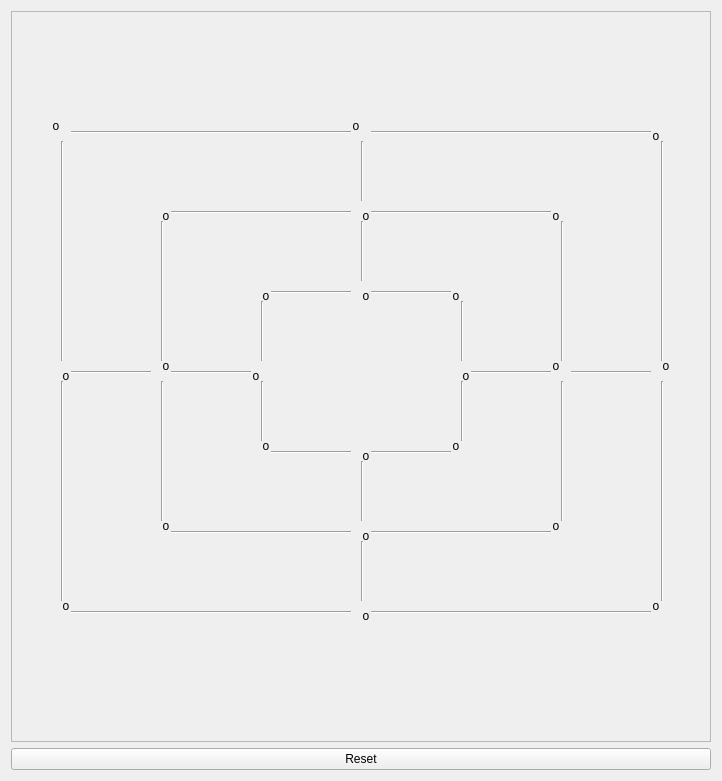
  <widget class="QWidget" name="layoutWidget">
   <property name="geometry">
    <rect>
     <x>261</x>
     <y>21</y>
     <width>702</width>
     <height>781</height>
    </rect>
   </property>
   <layout class="QVBoxLayout" name="verticalLayout">
    <item>
     <widget class="QFrame" name="Spielfeld_OF">
      <property name="minimumSize">
       <size>
        <width>700</width>
        <height>600</height>
       </size>
      </property>
      <property name="maximumSize">
       <size>
        <width>800</width>
        <height>800</height>
       </size>
      </property>
      <property name="frameShape">
       <enum>QFrame::StyledPanel</enum>
      </property>
      <property name="frameShadow">
       <enum>QFrame::Raised</enum>
      </property>
      <widget class="Line" name="line">
       <property name="geometry">
        <rect>
         <x>160</x>
         <y>360</y>
         <width>80</width>
         <height>3</height>
        </rect>
       </property>
       <property name="orientation">
        <enum>Qt::Horizontal</enum>
       </property>
      </widget>
      <widget class="Line" name="line_2">
       <property name="geometry">
        <rect>
         <x>460</x>
         <y>360</y>
         <width>80</width>
         <height>3</height>
        </rect>
       </property>
       <property name="orientation">
        <enum>Qt::Horizontal</enum>
       </property>
      </widget>
      <widget class="Line" name="line_3">
       <property name="geometry">
        <rect>
         <x>360</x>
         <y>280</y>
         <width>80</width>
         <height>3</height>
        </rect>
       </property>
       <property name="orientation">
        <enum>Qt::Horizontal</enum>
       </property>
      </widget>
      <widget class="Line" name="line_5">
       <property name="geometry">
        <rect>
         <x>260</x>
         <y>280</y>
         <width>80</width>
         <height>3</height>
        </rect>
       </property>
       <property name="orientation">
        <enum>Qt::Horizontal</enum>
       </property>
      </widget>
      <widget class="Line" name="line_4">
       <property name="geometry">
        <rect>
         <x>250</x>
         <y>290</y>
         <width>3</width>
         <height>60</height>
        </rect>
       </property>
       <property name="orientation">
        <enum>Qt::Vertical</enum>
       </property>
      </widget>
      <widget class="Line" name="line_6">
       <property name="geometry">
        <rect>
         <x>450</x>
         <y>290</y>
         <width>3</width>
         <height>60</height>
        </rect>
       </property>
       <property name="orientation">
        <enum>Qt::Vertical</enum>
       </property>
      </widget>
      <widget class="Line" name="line_7">
       <property name="geometry">
        <rect>
         <x>250</x>
         <y>370</y>
         <width>3</width>
         <height>60</height>
        </rect>
       </property>
       <property name="orientation">
        <enum>Qt::Vertical</enum>
       </property>
      </widget>
      <widget class="Line" name="line_8">
       <property name="geometry">
        <rect>
         <x>450</x>
         <y>370</y>
         <width>3</width>
         <height>60</height>
        </rect>
       </property>
       <property name="orientation">
        <enum>Qt::Vertical</enum>
       </property>
      </widget>
      <widget class="Line" name="line_9">
       <property name="geometry">
        <rect>
         <x>260</x>
         <y>440</y>
         <width>80</width>
         <height>3</height>
        </rect>
       </property>
       <property name="orientation">
        <enum>Qt::Horizontal</enum>
       </property>
      </widget>
      <widget class="Line" name="line_10">
       <property name="geometry">
        <rect>
         <x>360</x>
         <y>440</y>
         <width>80</width>
         <height>3</height>
        </rect>
       </property>
       <property name="orientation">
        <enum>Qt::Horizontal</enum>
       </property>
      </widget>
      <widget class="Line" name="line_11">
       <property name="geometry">
        <rect>
         <x>350</x>
         <y>450</y>
         <width>3</width>
         <height>60</height>
        </rect>
       </property>
       <property name="orientation">
        <enum>Qt::Vertical</enum>
       </property>
      </widget>
      <widget class="Line" name="line_12">
       <property name="geometry">
        <rect>
         <x>350</x>
         <y>210</y>
         <width>3</width>
         <height>60</height>
        </rect>
       </property>
       <property name="orientation">
        <enum>Qt::Vertical</enum>
       </property>
      </widget>
      <widget class="Line" name="line_13">
       <property name="geometry">
        <rect>
         <x>350</x>
         <y>130</y>
         <width>3</width>
         <height>60</height>
        </rect>
       </property>
       <property name="orientation">
        <enum>Qt::Vertical</enum>
       </property>
      </widget>
      <widget class="Line" name="line_14">
       <property name="geometry">
        <rect>
         <x>350</x>
         <y>530</y>
         <width>3</width>
         <height>60</height>
        </rect>
       </property>
       <property name="orientation">
        <enum>Qt::Vertical</enum>
       </property>
      </widget>
      <widget class="Line" name="line_15">
       <property name="geometry">
        <rect>
         <x>360</x>
         <y>200</y>
         <width>180</width>
         <height>3</height>
        </rect>
       </property>
       <property name="orientation">
        <enum>Qt::Horizontal</enum>
       </property>
      </widget>
      <widget class="Line" name="line_16">
       <property name="geometry">
        <rect>
         <x>160</x>
         <y>200</y>
         <width>180</width>
         <height>3</height>
        </rect>
       </property>
       <property name="orientation">
        <enum>Qt::Horizontal</enum>
       </property>
      </widget>
      <widget class="Line" name="line_17">
       <property name="geometry">
        <rect>
         <x>360</x>
         <y>120</y>
         <width>280</width>
         <height>3</height>
        </rect>
       </property>
       <property name="orientation">
        <enum>Qt::Horizontal</enum>
       </property>
      </widget>
      <widget class="Line" name="line_18">
       <property name="geometry">
        <rect>
         <x>60</x>
         <y>120</y>
         <width>280</width>
         <height>3</height>
        </rect>
       </property>
       <property name="orientation">
        <enum>Qt::Horizontal</enum>
       </property>
      </widget>
      <widget class="Line" name="line_19">
       <property name="geometry">
        <rect>
         <x>560</x>
         <y>360</y>
         <width>80</width>
         <height>3</height>
        </rect>
       </property>
       <property name="orientation">
        <enum>Qt::Horizontal</enum>
       </property>
      </widget>
      <widget class="Line" name="line_20">
       <property name="geometry">
        <rect>
         <x>60</x>
         <y>360</y>
         <width>80</width>
         <height>3</height>
        </rect>
       </property>
       <property name="orientation">
        <enum>Qt::Horizontal</enum>
       </property>
      </widget>
      <widget class="Line" name="line_21">
       <property name="geometry">
        <rect>
         <x>160</x>
         <y>520</y>
         <width>180</width>
         <height>3</height>
        </rect>
       </property>
       <property name="orientation">
        <enum>Qt::Horizontal</enum>
       </property>
      </widget>
      <widget class="Line" name="line_22">
       <property name="geometry">
        <rect>
         <x>360</x>
         <y>520</y>
         <width>180</width>
         <height>3</height>
        </rect>
       </property>
       <property name="orientation">
        <enum>Qt::Horizontal</enum>
       </property>
      </widget>
      <widget class="Line" name="line_23">
       <property name="geometry">
        <rect>
         <x>360</x>
         <y>600</y>
         <width>280</width>
         <height>3</height>
        </rect>
       </property>
       <property name="orientation">
        <enum>Qt::Horizontal</enum>
       </property>
      </widget>
      <widget class="Line" name="line_24">
       <property name="geometry">
        <rect>
         <x>60</x>
         <y>600</y>
         <width>280</width>
         <height>3</height>
        </rect>
       </property>
       <property name="orientation">
        <enum>Qt::Horizontal</enum>
       </property>
      </widget>
      <widget class="Line" name="line_25">
       <property name="geometry">
        <rect>
         <x>650</x>
         <y>130</y>
         <width>3</width>
         <height>220</height>
        </rect>
       </property>
       <property name="orientation">
        <enum>Qt::Vertical</enum>
       </property>
      </widget>
      <widget class="Line" name="line_26">
       <property name="geometry">
        <rect>
         <x>650</x>
         <y>370</y>
         <width>3</width>
         <height>220</height>
        </rect>
       </property>
       <property name="orientation">
        <enum>Qt::Vertical</enum>
       </property>
      </widget>
      <widget class="Line" name="line_27">
       <property name="geometry">
        <rect>
         <x>150</x>
         <y>370</y>
         <width>3</width>
         <height>140</height>
        </rect>
       </property>
       <property name="orientation">
        <enum>Qt::Vertical</enum>
       </property>
      </widget>
      <widget class="Line" name="line_28">
       <property name="geometry">
        <rect>
         <x>550</x>
         <y>370</y>
         <width>3</width>
         <height>140</height>
        </rect>
       </property>
       <property name="orientation">
        <enum>Qt::Vertical</enum>
       </property>
      </widget>
      <widget class="Line" name="line_29">
       <property name="geometry">
        <rect>
         <x>550</x>
         <y>210</y>
         <width>3</width>
         <height>140</height>
        </rect>
       </property>
       <property name="orientation">
        <enum>Qt::Vertical</enum>
       </property>
      </widget>
      <widget class="Line" name="line_30">
       <property name="geometry">
        <rect>
         <x>150</x>
         <y>210</y>
         <width>3</width>
         <height>140</height>
        </rect>
       </property>
       <property name="orientation">
        <enum>Qt::Vertical</enum>
       </property>
      </widget>
      <widget class="Line" name="line_31">
       <property name="geometry">
        <rect>
         <x>50</x>
         <y>370</y>
         <width>3</width>
         <height>220</height>
        </rect>
       </property>
       <property name="orientation">
        <enum>Qt::Vertical</enum>
       </property>
      </widget>
      <widget class="Line" name="line_32">
       <property name="geometry">
        <rect>
         <x>50</x>
         <y>130</y>
         <width>3</width>
         <height>220</height>
        </rect>
       </property>
       <property name="orientation">
        <enum>Qt::Vertical</enum>
       </property>
      </widget>
      <widget class="playing_field_label" name="label_312">
       <property name="geometry">
        <rect>
         <x>320</x>
         <y>250</y>
         <width>70</width>
         <height>70</height>
        </rect>
       </property>
       <property name="maximumSize">
        <size>
         <width>70</width>
         <height>70</height>
        </size>
       </property>
       <property name="acceptDrops">
        <bool>true</bool>
       </property>
       <property name="text">
        <string>o</string>
       </property>
       <property name="alignment">
        <set>Qt::AlignCenter</set>
       </property>
      </widget>
      <widget class="playing_field_label" name="label_323">
       <property name="geometry">
        <rect>
         <x>420</x>
         <y>330</y>
         <width>70</width>
         <height>70</height>
        </rect>
       </property>
       <property name="maximumSize">
        <size>
         <width>70</width>
         <height>70</height>
        </size>
       </property>
       <property name="acceptDrops">
        <bool>true</bool>
       </property>
       <property name="text">
        <string>o</string>
       </property>
       <property name="alignment">
        <set>Qt::AlignCenter</set>
       </property>
      </widget>
      <widget class="playing_field_label" name="label_231">
       <property name="geometry">
        <rect>
         <x>120</x>
         <y>480</y>
         <width>70</width>
         <height>70</height>
        </rect>
       </property>
       <property name="maximumSize">
        <size>
         <width>70</width>
         <height>70</height>
        </size>
       </property>
       <property name="acceptDrops">
        <bool>true</bool>
       </property>
       <property name="text">
        <string>o</string>
       </property>
       <property name="alignment">
        <set>Qt::AlignCenter</set>
       </property>
      </widget>
      <widget class="playing_field_label" name="label_213">
       <property name="geometry">
        <rect>
         <x>510</x>
         <y>170</y>
         <width>70</width>
         <height>70</height>
        </rect>
       </property>
       <property name="maximumSize">
        <size>
         <width>70</width>
         <height>70</height>
        </size>
       </property>
       <property name="acceptDrops">
        <bool>true</bool>
       </property>
       <property name="text">
        <string>o</string>
       </property>
       <property name="alignment">
        <set>Qt::AlignCenter</set>
       </property>
      </widget>
      <widget class="playing_field_label" name="label_233">
       <property name="geometry">
        <rect>
         <x>510</x>
         <y>480</y>
         <width>70</width>
         <height>70</height>
        </rect>
       </property>
       <property name="maximumSize">
        <size>
         <width>70</width>
         <height>70</height>
        </size>
       </property>
       <property name="acceptDrops">
        <bool>true</bool>
       </property>
       <property name="text">
        <string>o</string>
       </property>
       <property name="alignment">
        <set>Qt::AlignCenter</set>
       </property>
      </widget>
      <widget class="playing_field_label" name="label_211">
       <property name="geometry">
        <rect>
         <x>120</x>
         <y>170</y>
         <width>70</width>
         <height>70</height>
        </rect>
       </property>
       <property name="maximumSize">
        <size>
         <width>70</width>
         <height>70</height>
        </size>
       </property>
       <property name="acceptDrops">
        <bool>true</bool>
       </property>
       <property name="text">
        <string>o</string>
       </property>
       <property name="alignment">
        <set>Qt::AlignCenter</set>
       </property>
      </widget>
      <widget class="playing_field_label" name="label_131">
       <property name="geometry">
        <rect>
         <x>20</x>
         <y>560</y>
         <width>70</width>
         <height>70</height>
        </rect>
       </property>
       <property name="maximumSize">
        <size>
         <width>70</width>
         <height>70</height>
        </size>
       </property>
       <property name="acceptDrops">
        <bool>true</bool>
       </property>
       <property name="text">
        <string>o</string>
       </property>
       <property name="alignment">
        <set>Qt::AlignCenter</set>
       </property>
      </widget>
      <widget class="playing_field_label" name="label_331">
       <property name="geometry">
        <rect>
         <x>220</x>
         <y>400</y>
         <width>70</width>
         <height>70</height>
        </rect>
       </property>
       <property name="maximumSize">
        <size>
         <width>70</width>
         <height>70</height>
        </size>
       </property>
       <property name="acceptDrops">
        <bool>true</bool>
       </property>
       <property name="text">
        <string>o</string>
       </property>
       <property name="alignment">
        <set>Qt::AlignCenter</set>
       </property>
      </widget>
      <widget class="playing_field_label" name="label_311">
       <property name="geometry">
        <rect>
         <x>220</x>
         <y>250</y>
         <width>70</width>
         <height>70</height>
        </rect>
       </property>
       <property name="maximumSize">
        <size>
         <width>70</width>
         <height>70</height>
        </size>
       </property>
       <property name="acceptDrops">
        <bool>true</bool>
       </property>
       <property name="text">
        <string>o</string>
       </property>
       <property name="alignment">
        <set>Qt::AlignCenter</set>
       </property>
      </widget>
      <widget class="playing_field_label" name="label_232">
       <property name="geometry">
        <rect>
         <x>320</x>
         <y>490</y>
         <width>70</width>
         <height>70</height>
        </rect>
       </property>
       <property name="maximumSize">
        <size>
         <width>70</width>
         <height>70</height>
        </size>
       </property>
       <property name="acceptDrops">
        <bool>true</bool>
       </property>
       <property name="text">
        <string>o</string>
       </property>
       <property name="alignment">
        <set>Qt::AlignCenter</set>
       </property>
      </widget>
      <widget class="playing_field_label" name="label_221">
       <property name="geometry">
        <rect>
         <x>120</x>
         <y>320</y>
         <width>70</width>
         <height>70</height>
        </rect>
       </property>
       <property name="maximumSize">
        <size>
         <width>70</width>
         <height>70</height>
        </size>
       </property>
       <property name="acceptDrops">
        <bool>true</bool>
       </property>
       <property name="text">
        <string>o</string>
       </property>
       <property name="alignment">
        <set>Qt::AlignCenter</set>
       </property>
      </widget>
      <widget class="playing_field_label" name="label_223">
       <property name="geometry">
        <rect>
         <x>510</x>
         <y>320</y>
         <width>70</width>
         <height>70</height>
        </rect>
       </property>
       <property name="maximumSize">
        <size>
         <width>70</width>
         <height>70</height>
        </size>
       </property>
       <property name="acceptDrops">
        <bool>true</bool>
       </property>
       <property name="text">
        <string>o</string>
       </property>
       <property name="alignment">
        <set>Qt::AlignCenter</set>
       </property>
      </widget>
      <widget class="playing_field_label" name="label_112">
       <property name="geometry">
        <rect>
         <x>310</x>
         <y>80</y>
         <width>70</width>
         <height>70</height>
        </rect>
       </property>
       <property name="maximumSize">
        <size>
         <width>70</width>
         <height>70</height>
        </size>
       </property>
       <property name="acceptDrops">
        <bool>true</bool>
       </property>
       <property name="text">
        <string>o</string>
       </property>
       <property name="alignment">
        <set>Qt::AlignCenter</set>
       </property>
      </widget>
      <widget class="playing_field_label" name="label_123">
       <property name="geometry">
        <rect>
         <x>620</x>
         <y>320</y>
         <width>70</width>
         <height>70</height>
        </rect>
       </property>
       <property name="maximumSize">
        <size>
         <width>70</width>
         <height>70</height>
        </size>
       </property>
       <property name="acceptDrops">
        <bool>true</bool>
       </property>
       <property name="text">
        <string>o</string>
       </property>
       <property name="alignment">
        <set>Qt::AlignCenter</set>
       </property>
      </widget>
      <widget class="playing_field_label" name="label_133">
       <property name="geometry">
        <rect>
         <x>610</x>
         <y>560</y>
         <width>70</width>
         <height>70</height>
        </rect>
       </property>
       <property name="maximumSize">
        <size>
         <width>70</width>
         <height>70</height>
        </size>
       </property>
       <property name="acceptDrops">
        <bool>true</bool>
       </property>
       <property name="text">
        <string>o</string>
       </property>
       <property name="alignment">
        <set>Qt::AlignCenter</set>
       </property>
      </widget>
      <widget class="playing_field_label" name="label_332">
       <property name="geometry">
        <rect>
         <x>320</x>
         <y>410</y>
         <width>70</width>
         <height>70</height>
        </rect>
       </property>
       <property name="maximumSize">
        <size>
         <width>70</width>
         <height>70</height>
        </size>
       </property>
       <property name="acceptDrops">
        <bool>true</bool>
       </property>
       <property name="text">
        <string>o</string>
       </property>
       <property name="alignment">
        <set>Qt::AlignCenter</set>
       </property>
      </widget>
      <widget class="playing_field_label" name="label_321">
       <property name="geometry">
        <rect>
         <x>210</x>
         <y>330</y>
         <width>70</width>
         <height>70</height>
        </rect>
       </property>
       <property name="maximumSize">
        <size>
         <width>70</width>
         <height>70</height>
        </size>
       </property>
       <property name="acceptDrops">
        <bool>true</bool>
       </property>
       <property name="text">
        <string>o</string>
       </property>
       <property name="alignment">
        <set>Qt::AlignCenter</set>
       </property>
      </widget>
      <widget class="playing_field_label" name="label_132">
       <property name="geometry">
        <rect>
         <x>320</x>
         <y>570</y>
         <width>70</width>
         <height>70</height>
        </rect>
       </property>
       <property name="maximumSize">
        <size>
         <width>70</width>
         <height>70</height>
        </size>
       </property>
       <property name="acceptDrops">
        <bool>true</bool>
       </property>
       <property name="text">
        <string>o</string>
       </property>
       <property name="alignment">
        <set>Qt::AlignCenter</set>
       </property>
      </widget>
      <widget class="playing_field_label" name="label_313">
       <property name="geometry">
        <rect>
         <x>410</x>
         <y>250</y>
         <width>70</width>
         <height>70</height>
        </rect>
       </property>
       <property name="maximumSize">
        <size>
         <width>70</width>
         <height>70</height>
        </size>
       </property>
       <property name="acceptDrops">
        <bool>true</bool>
       </property>
       <property name="text">
        <string>o</string>
       </property>
       <property name="alignment">
        <set>Qt::AlignCenter</set>
       </property>
      </widget>
      <widget class="playing_field_label" name="label_212">
       <property name="geometry">
        <rect>
         <x>320</x>
         <y>170</y>
         <width>70</width>
         <height>70</height>
        </rect>
       </property>
       <property name="maximumSize">
        <size>
         <width>70</width>
         <height>70</height>
        </size>
       </property>
       <property name="acceptDrops">
        <bool>true</bool>
       </property>
       <property name="text">
        <string>o</string>
       </property>
       <property name="alignment">
        <set>Qt::AlignCenter</set>
       </property>
      </widget>
      <widget class="playing_field_label" name="label_333">
       <property name="geometry">
        <rect>
         <x>410</x>
         <y>400</y>
         <width>70</width>
         <height>70</height>
        </rect>
       </property>
       <property name="maximumSize">
        <size>
         <width>70</width>
         <height>70</height>
        </size>
       </property>
       <property name="acceptDrops">
        <bool>true</bool>
       </property>
       <property name="text">
        <string>o</string>
       </property>
       <property name="alignment">
        <set>Qt::AlignCenter</set>
       </property>
      </widget>
      <widget class="playing_field_label" name="label_121">
       <property name="geometry">
        <rect>
         <x>20</x>
         <y>330</y>
         <width>70</width>
         <height>70</height>
        </rect>
       </property>
       <property name="maximumSize">
        <size>
         <width>70</width>
         <height>70</height>
        </size>
       </property>
       <property name="acceptDrops">
        <bool>true</bool>
       </property>
       <property name="text">
        <string>o</string>
       </property>
       <property name="alignment">
        <set>Qt::AlignCenter</set>
       </property>
      </widget>
      <widget class="playing_field_label" name="label_111">
       <property name="geometry">
        <rect>
         <x>10</x>
         <y>80</y>
         <width>70</width>
         <height>70</height>
        </rect>
       </property>
       <property name="maximumSize">
        <size>
         <width>70</width>
         <height>70</height>
        </size>
       </property>
       <property name="acceptDrops">
        <bool>true</bool>
       </property>
       <property name="text">
        <string>o</string>
       </property>
       <property name="alignment">
        <set>Qt::AlignCenter</set>
       </property>
      </widget>
      <widget class="playing_field_label" name="label_113">
       <property name="geometry">
        <rect>
         <x>610</x>
         <y>90</y>
         <width>70</width>
         <height>70</height>
        </rect>
       </property>
       <property name="maximumSize">
        <size>
         <width>70</width>
         <height>70</height>
        </size>
       </property>
       <property name="acceptDrops">
        <bool>true</bool>
       </property>
       <property name="text">
        <string>o</string>
       </property>
       <property name="alignment">
        <set>Qt::AlignCenter</set>
       </property>
      </widget>
     </widget>
    </item>
    <item>
     <widget class="QPushButton" name="Reset_pushButton">
      <property name="text">
       <string>Reset</string>
      </property>
     </widget>
    </item>
   </layout>
  </widget>
